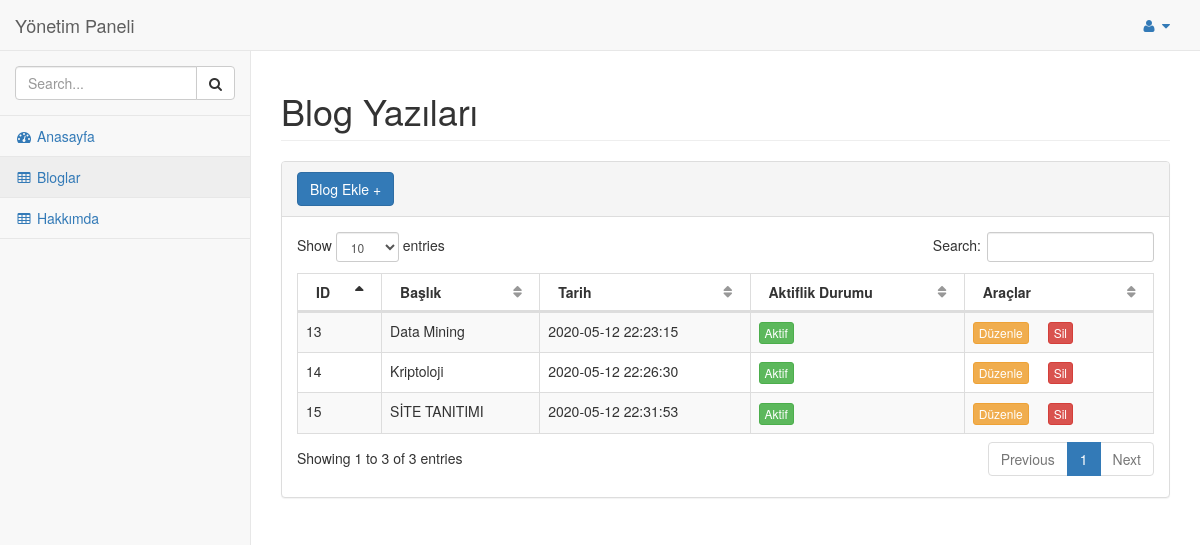
The page /admin/pages/blog.php (signed in) on the database its author committed.
### tables this page shows
CREATE TABLE `blog` (
  `id` int(11) NOT NULL,
  `baslik` varchar(100) NOT NULL,
  `alt_baslik` varchar(255) NOT NULL,
  `aciklama` text NOT NULL,
  `tarih` datetime NOT NULL DEFAULT current_timestamp(),
  `aktif` int(1) NOT NULL DEFAULT 0
);

### admin/pages/blog.php (the view, shortened to what this page needs)
<?php
require_once 'inc-fonksiyonlar.php';
?>
<!DOCTYPE html>
<html lang="en">
<head>
    <link href="../bower_components/bootstrap/dist/css/bootstrap.min.css" rel="stylesheet">
    <link href="../bower_components/metisMenu/dist/metisMenu.min.css" rel="stylesheet">
    <link href="../bower_components/datatables-plugins/integration/bootstrap/3/dataTables.bootstrap.css" rel="stylesheet">
    <link href="../bower_components/datatables-responsive/css/dataTables.responsive.css" rel="stylesheet">
    <link href="../dist/css/sb-admin-2.css" rel="stylesheet">
    <link href="../bower_components/font-awesome/css/font-awesome.min.css" rel="stylesheet" type="text/css">
</head>
<body>
    <div id="wrapper">
       <?php require_once 'inc-menu.php';?>
        <div id="page-wrapper">
            <div class="row">
                <div class="col-lg-12">
                    <h1 class="page-header">Blog Yazıları</h1>
                </div>
            </div>
            <div class="row">
                <div class="col-lg-12">
                    <div class="panel panel-default">
                        <div class="panel-heading">
                            <a href="blog_ekle.php" class="btn btn-primary" style="margin-right:15px;">Blog Ekle +</a>
                        </div>
                        <div class="panel-body">
                            <div class="dataTable_wrapper">
                                <table width="100%" class="table table-striped table-bordered table-hover" id="dataTables-example">
                                    <thead>
                                        <tr>
                                            <th>ID</th>
                                            <th>Başlık</th>
                                            <th>Tarih</th>
                                            <th>Aktiflik Durumu</th>
                                            <th>Araçlar</th>
                                        </tr>
                                    </thead>
                                    <tbody>
                                    <?php
                                    $cek=$db->prepare("SELECT * FROM `blog` ORDER BY `id`DESC");
                                    $cek->execute();
                                    while($row=$cek->fetch(PDO::FETCH_ASSOC)){
                                    ?>
                                        <tr class="odd gradeX">
                                            <td><?= $row["id"]?></td>
                                            <td><?= $row["baslik"]?></td>
                                            <td><?= $row["tarih"]?></td>
                                            <td class="center">
                                            <?php if($row["aktif"]==1){?>
                                                <a href="blog.php?is=aktif&id=<?=$row["id"]?>&durum=<?=$row["aktif"]?>"onclick="return confirm('Aktiflik Durumu Değişsin Mi?')"
                                                class="btn btn-success btn-xs" style="margin-right:15px;">Aktif</a>
                                            <?php } else{ ?>
                                                <a href="blog.php?is=aktif&id=<?=$row["id"]?>&durum=<?=$row["aktif"]?>"onclick="return confirm('Aktiflik Durumu Değişsin Mi?')"
                                                class="btn btn-danger btn-xs" style="margin-right:15px;">Pasif</a>
                                            <?php } ?>
                                            </td>
                                            <td class="center">
                                                <a href="blog_duzenle.php?id=<?=$row["id"]?>" class="btn btn-warning btn-xs" style="margin-right:15px;">Düzenle </a>
                                                <a href="blog.php?is=sil&id=<?=$row["id"]?>"onclick="return confirm('Silmek İstediğinize Emin Misiniz?')"
                                                class="btn btn-danger btn-xs" style="margin-right:15px;">Sil</a>
                                            </td>
                                        </tr>
                                    <?php } ?>
                                    </tbody>
                                </table>
                            </div>
                        </div>
                    </div>
                </div>
            </div>
        </div>
    </div>
</body>
</html>

### rows shown on the page
blog: id "15", baslik "SİTE TANITIMI", tarih "2020-05-12 22:31:53"
blog: id "14", baslik "Kriptoloji", tarih "2020-05-12 22:26:30"
blog: id "13", baslik "Data Mining", tarih "2020-05-12 22:23:15"
